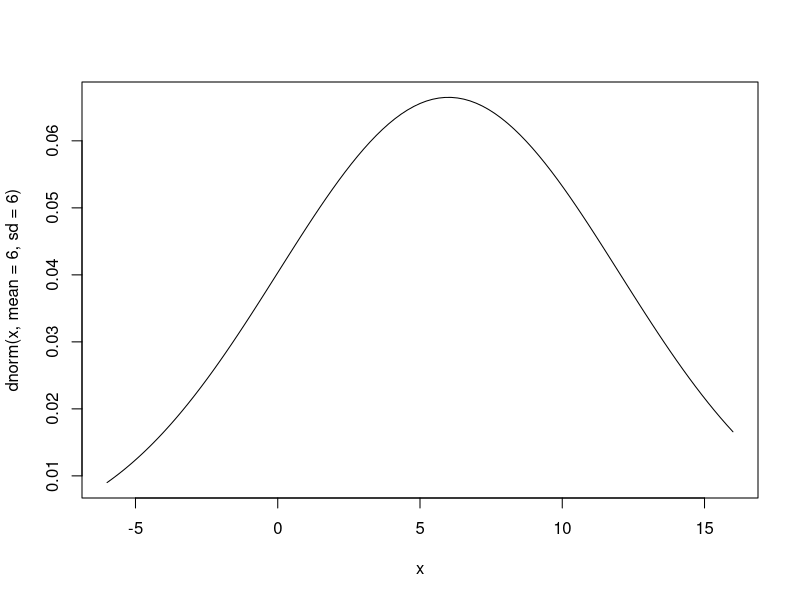
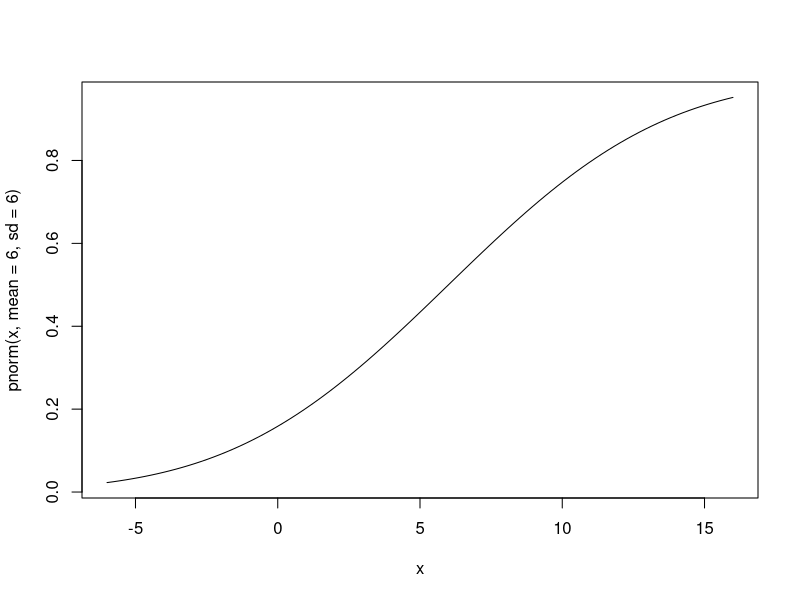
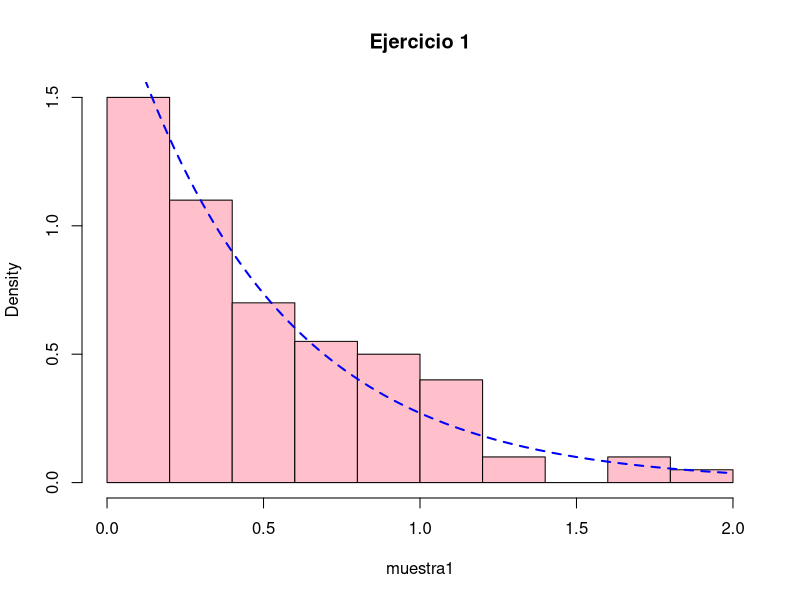
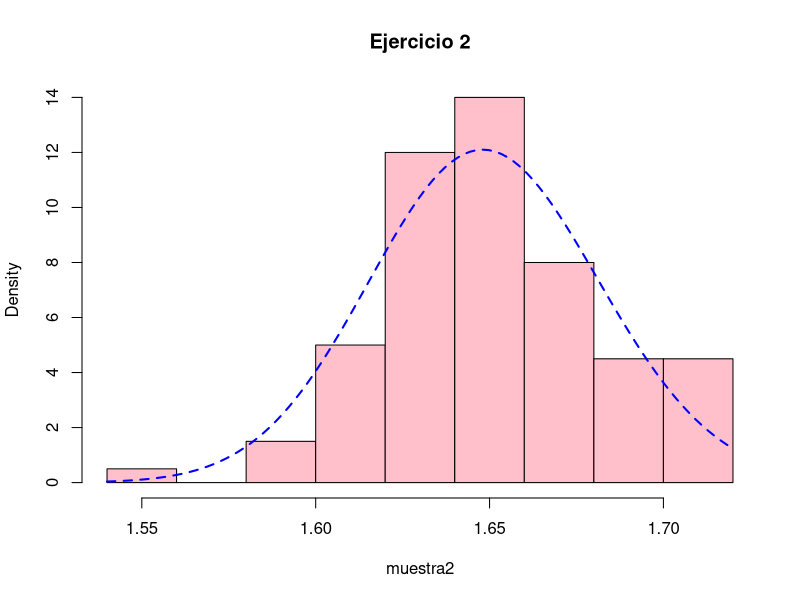
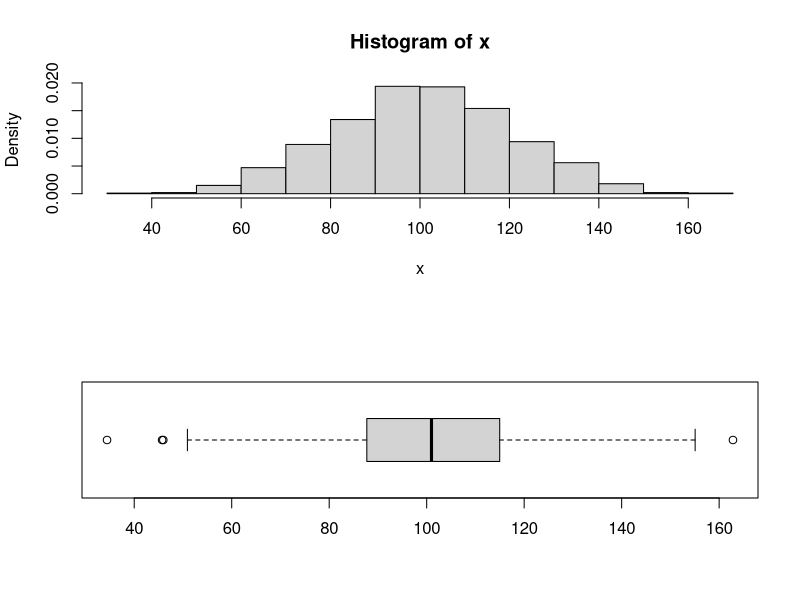
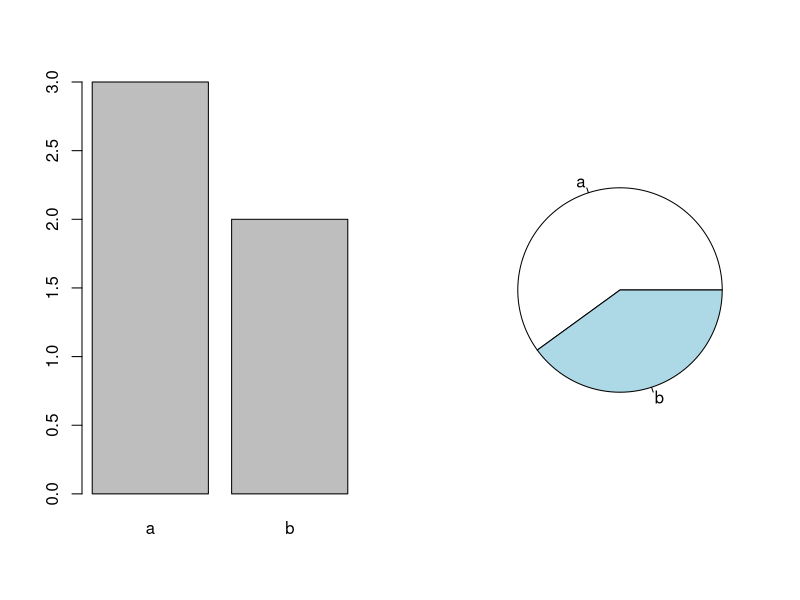

The R script that drew these images, in order:
#########################
###                   ###
###   Laboratorio 4   ###
###                   ###
#########################

### Distribuciones ###

# Slide 5
# Exponencial #
dexp(x=1,rate=3)
pexp(q=1.5,rate=3)
rexp(n=1000,rate=3)
qexp(p=0.5,rate=3)

# Slide 7
# Uniforme #
dunif(x=0.5,min=0,max=1)
punif(q=0.5,min=0,max=1)
runif(n=10,min=0,max=1)
qunif(p=0.5,min=0,max=1)

dunif(x=5,min=-10,max=10)
punif(q=5,min=-10,max=10)
runif(n=10,min=-10,max=10)
qunif(p=0.75,min=-10,max=10)

dunif(x=60,min=50,max=100)
punif(q=60,min=50,max=100)
runif(n=10,min=50,max=100)
qunif(p=0.2,min=50,max=100)

dunif(x=0,min=-15,max=4)
punif(q=0,min=-15,max=4)
runif(n=10,min=-15,max=4)
qunif(p=0.7894737,min=-15,max=4) 
qunif(p=15/19,min=-15,max=4) 

# Slide 8
# Normal #
dnorm(x=80,mean=100,sd=20)
pnorm(q=80,mean=100,sd=20)
rnorm(n=10,mean=100,sd=20)
qnorm(p=0.1586553,mean=100,sd=20)

# Slide 9
# Log-Normal #
dlnorm(x=80,meanlog=1,sdlog=2)
plnorm(q=80,meanlog=1,sdlog=2)
rlnorm(n=10,meanlog=1,sdlog=2)
qlnorm(p=0.9545829,meanlog=1,sdlog=2)

# Slide 10
# Gamma #
dgamma(x=10,shape=3,scale=4)
pgamma(q=10,shape=3,scale=4)
rgamma(n=10,shape=3,scale=4)
qgamma(p=0.4561869,shape=3,scale=4)

# Slide 10
# Chi-Cuadrado #
dchisq(x=5,df=10)
pchisq(q=5,df=10)
rchisq(n=10,df=10)
qchisq(p=0.108822,df=10)

# Slide 13 
# curve #
curve(dnorm(x,mean=6,sd=6),from=-6,to=16)
curve(pnorm(x,mean=6,sd=6),from=-6,to=16)

# Slide 14
# Integrales #
integrate(dnorm,lower=-1.96,upper=Inf)
integrand <- function(x){1/((1+x)*sqrt(x))}
integrate(integrand,lower=0,upper=Inf)

# Slide 15
# Ejercicios #
# 1
tasa=2
muestra1=rexp(n=100,rate=tasa)
hist(x=muestra1,freq=FALSE,main="Ejercicio 1",col="pink")
curve(dexp(x,rate=tasa),add=TRUE,lwd=2,lty=2,col="blue")
# 2
muestra2=rlnorm(100,meanlog=0.5,sdlog=0.02)
hist(x=muestra2,freq=FALSE,main="Ejercicio 2",col="pink")
curve(dlnorm(x,meanlog=0.5,sdlog=0.02),add=TRUE,lwd=2,lty=2,col="blue")
# 3
mu=24
sigma=10.2
# a
# P(X>32)
1-pnorm(q=32,mean=mu,sd=sigma)
pnorm(q=32,mean=mu,sd=sigma,lower.tail=FALSE)
# b
# P(20<X<32/X>18)
# P((20<X<32) ^ (X>18))/P(X>18)
# P(20<X<32)/P(X>18)
(pnorm(q=32,mean=mu,sd=sigma)-pnorm(q=20,mean=mu,sd=sigma))/
  pnorm(q=18,mean=mu,sd=sigma,lower.tail=FALSE)
# c 
# exito = "Cliente mantiene cuenta por menos de 24 meses"
# P(exito)=P(X<24)
p=pnorm(q=24,mean=mu,sd=sigma)
# Y = cantidad de exitos de un total de n experimentos
# Y ~ Binomial(n=5,p)
n=5
# Nos preguntan P(Y<=1)
?pbinom
pbinom(q=1,size=n,prob=p)
dbinom(x=0,size=n,prob=p)+dbinom(x=1,size=n,prob=p)
 

### Programacion

# Slide 17
# input
a <- 1;b <- 4;c <- 2
# calculos
raiz1 <- (-b-sqrt(b^2-4*a*c))/(2*a)
raiz2 <- (-b+sqrt(b^2-4*a*c))/(2*a)
# output
c(raiz1,raiz2)

# Slide 19
discriminante <- b^2-4*a*c
if(discriminante>0){
  raiz <- c((-b-sqrt(b^2-4*a*c))/(2*a),
            (-b+sqrt(b^2-4*a*c))/(2*a))
} else{
  if(discriminante==0){
    raiz <- -b/(2*a)
  } else{
    raiz <- c()
  }
}
raiz
a<- 1; b<- 4; c<- 2
a<- 1; b<- 2; c<- 1
a<- 2; b<- 2; c<- 1

# Slide 21
x.seq <- seq(from=1,to=19,by=3)
producto <- 1
for(x in x.seq){
  producto <- producto*x
  print(producto)
}
# otra forma de hacer lo mismo
for(i in 1:length(x.seq)){
  producto <- prod(x.seq[1:i])
  print(producto)
}

# Slide 23
x.seq <- seq(1, 19, 3)
producto <- 1
i <- 1
while(producto < 4000){
  producto <- producto*x.seq[i]
  print(c(i, producto))
  i <- i+1
}

# Slide 24
suma2 <- 0
for(i in 1:100){
  suma2 <- suma2 + i^2
}
suma2
# Usando vectores
sum((1:100)^2)

# Slide 25
x <- c(-2, -1, 1, 2)
ifelse(x > 0, "Positivo", "Negativo")

# Slide 27
AED <- function(x) {
  if(is.numeric(x)==TRUE){
    prom <- mean(x); prom.rec <- mean(x, trim=0.1)
    med <- median(x); cuar <- quantile(x)
    mi <- min(x); ma <- max(x)
    va <- var(x); RIC <- IQR(x)
    par(mfrow=c(2, 1))
    hist(x, freq=F)
    boxplot(x,horizontal=TRUE)
    list(promedio=prom, promedio.recortado=prom.rec, mediana=med, cuartiles=cuar,
         minimo=mi, maximo=ma, varianza=va, RIC=RIC)
  }else{conteo <- table(x)
  par(mfrow=c(1, 2))
  barplot(conteo)
  pie(conteo)
  return(Tabla.conteo=conteo)
  }
}

# Slide 28
muestra3=rnorm(n=1000,mean=100,sd=20)
AED(muestra3)
muestra4=c("a","a","a","b","b")
AED(muestra4)

# Slide 30
x1 <- rnorm(n=10); x1
# por defecto mean=0 y sd=1
sapply(x1,round)
sapply(x1,round,digits=3)

# Slide 31 
X <- matrix(rnorm(n=30,mean=20,sd=3),ncol=3,
            nrow=10)
X
apply(X,2,mean)
apply(X,2,mean,trim=0.1)

# Slide 32
edad <- rnorm(n=30,mean=40,sd=sqrt(10));edad
genero <- rbinom(n=30,size=1,prob=0.3);genero
tapply(edad,genero,mean)
tapply(edad,genero,mean,trim=0.1)
